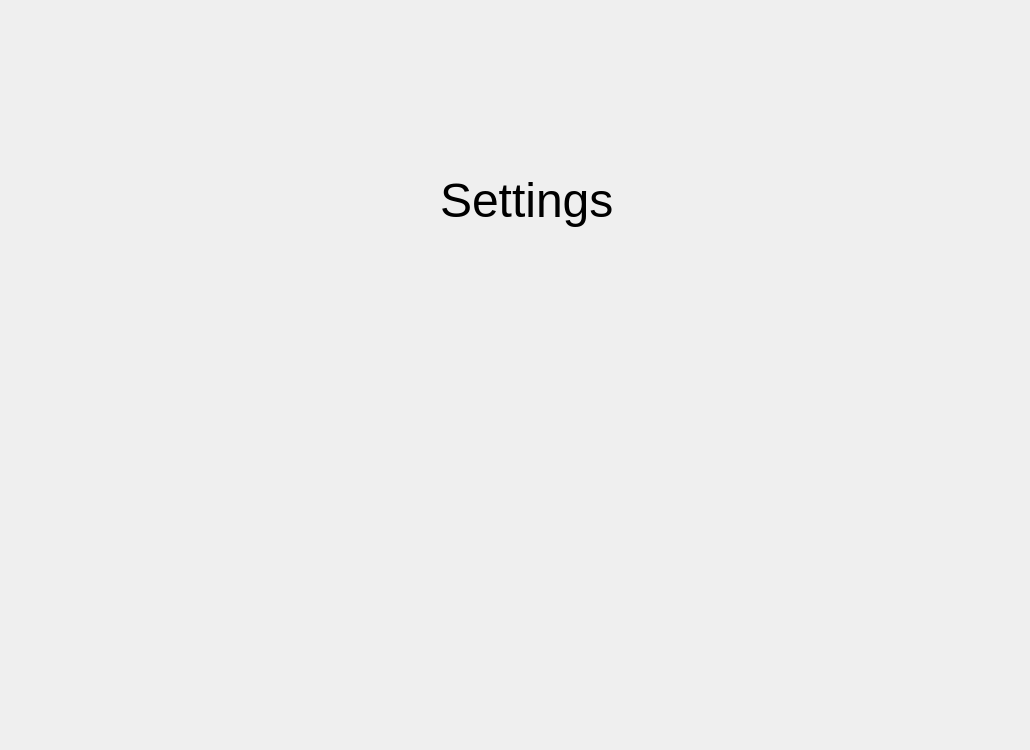
<?xml version="1.0" encoding="UTF-8"?>
<ui version="4.0">
 <class>Widget</class>
 <widget class="QWidget" name="Widget">
  <property name="geometry">
   <rect>
    <x>0</x>
    <y>0</y>
    <width>1030</width>
    <height>750</height>
   </rect>
  </property>
  <property name="minimumSize">
   <size>
    <width>1030</width>
    <height>750</height>
   </size>
  </property>
  <property name="windowTitle">
   <string>Form</string>
  </property>
  <widget class="QLabel" name="label">
   <property name="geometry">
    <rect>
     <x>440</x>
     <y>140</y>
     <width>221</width>
     <height>121</height>
    </rect>
   </property>
   <property name="font">
    <font>
     <pointsize>36</pointsize>
    </font>
   </property>
   <property name="text">
    <string>Settings</string>
   </property>
  </widget>
 </widget>
 <resources/>
 <connections/>
</ui>
